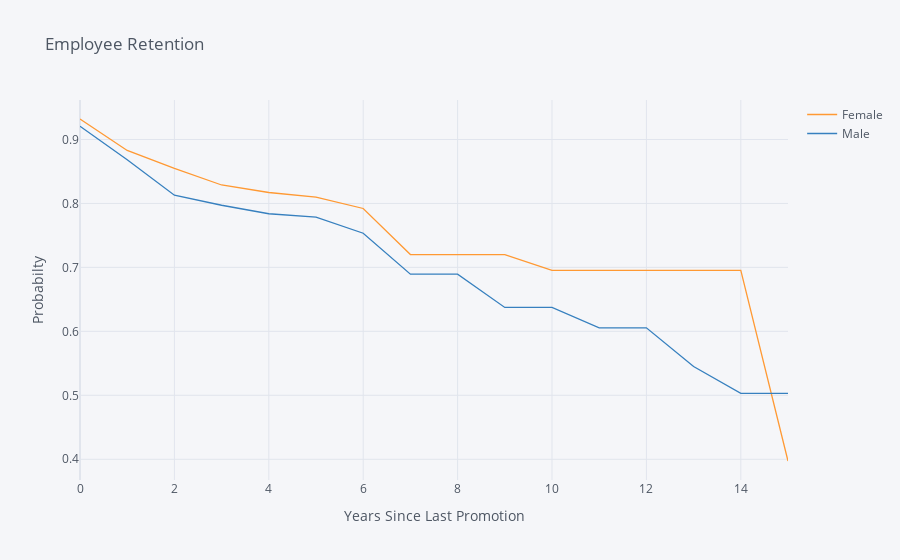

The notebook cell this image was saved under:
### Markdown cell above
## 3. Let's look at retention rate by gender from a third perspective - the number of years since the employee's last promotion. Generate and plot a survival curve showing this.

### Code cell
group_field = 'Gender'
time_field = 'YearsSinceLastPromotion'
event_field = 'Attrition'
result3 = survival(data, group_field, time_field, event_field)
result3.iplot(kind = 'line', xTitle ='Years Since Last Promotion' , yTitle = 'Probabilty', title = 'Employee Retention')

### Figure 1 — Plotly figure (JSON) as saved in the notebook; plotly's stock layout.template omitted (floating-point values rounded to 4 significant figures)
{"data": [{"line": {"color": "rgba(255, 153, 51, 1.0)", "dash": "solid", "shape": "linear", "width": 1.3}, "mode": "lines", "name": "Female", "text": "", "type": "scatter", "x": [0, 1, 2, 3, 4, 5, 6, 7, 8, 9, 10, 11, 12, 13, 14, 15], "y": [0.932, 0.8828, 0.8547, 0.8288, 0.817, 0.8099, 0.7921, 0.7201, 0.7201, 0.7201, 0.6952, 0.6952, 0.6952, 0.6952, 0.6952, 0.3973]}, {"line": {"color": "rgba(55, 128, 191, 1.0)", "dash": "solid", "shape": "linear", "width": 1.3}, "mode": "lines", "name": "Male", "text": "", "type": "scatter", "x": [0, 1, 2, 3, 4, 5, 6, 7, 8, 9, 10, 11, 12, 13, 14, 15], "y": [0.9206, 0.8684, 0.8128, 0.7971, 0.7838, 0.7785, 0.7534, 0.6894, 0.6894, 0.6374, 0.6374, 0.6055, 0.6055, 0.5449, 0.503, 0.503]}], "layout": {"autosize": true, "legend": {"bgcolor": "#F5F6F9", "font": {"color": "#4D5663"}}, "paper_bgcolor": "#F5F6F9", "plot_bgcolor": "#F5F6F9", "title": {"font": {"color": "#4D5663"}, "text": "Employee Retention"}, "xaxis": {"autorange": true, "gridcolor": "#E1E5ED", "range": [0, 15], "showgrid": true, "tickfont": {"color": "#4D5663"}, "title": {"font": {"color": "#4D5663"}, "text": "Years Since Last Promotion"}, "type": "linear", "zerolinecolor": "#E1E5ED"}, "yaxis": {"autorange": true, "gridcolor": "#E1E5ED", "range": [0.3676, 0.9617], "showgrid": true, "tickfont": {"color": "#4D5663"}, "title": {"font": {"color": "#4D5663"}, "text": "Probabilty"}, "type": "linear", "zerolinecolor": "#E1E5ED"}}}
